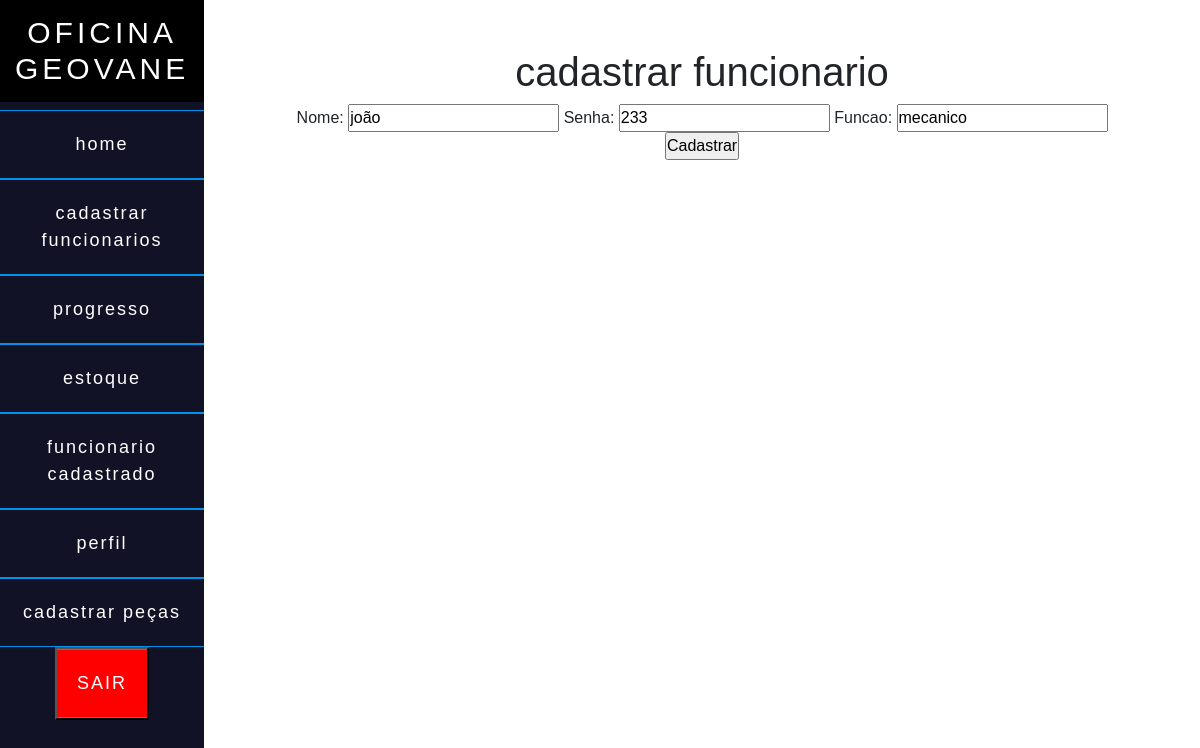
The app's page /funcionario_editar/4/ with its own data.
### core/models.py (models this page shows)
class funcionarios(models.Model):
    nome = models.CharField('nome', max_length=40)
    senha = models.IntegerField('senha')
    funcao= models.CharField('funcao', max_length=20)

### core/views.py (the view)
# urls.py: path('funcionario_editar/<int:id>/', editar_funcionario, name='editar_funcionario'),
def editar_funcionario(request, id):
    funcionario = funcionarios.objects.get(pk=id)
    form=funcionariosForm(request.POST or None, instance=funcionario)
    if form.is_valid():
        form.save()
        return redirect('lista_funcionarios')
    contexto={
        'form_funcionarios': form
    }
    return render(request, 'funcionario_cadastrar.html',contexto)

### core/forms.py
class funcionariosForm(ModelForm):
    class Meta:
        model = funcionarios
        fields= ['nome', 'senha', 'funcao']

### template/funcionario_cadastrar.html (shortened to what this page needs)
<!DOCTYPE html>
<html lang="en">
<head>
    <link rel="stylesheet" href="https://cdn.jsdelivr.net/npm/bootstrap-icons@1.9.1/font/bootstrap-icons.css">
    <link href="https://cdn.jsdelivr.net/npm/bootstrap@5.2.0/dist/css/bootstrap.min.css" rel="stylesheet"
>
</head>
<body>
    <div class="main">
        <div class="menu fixed">
            <h2 id="logo">OFICINA GEOVANE</h2>
            <a href="#">home</a>
            <a href="{% url 'cadastrar_funcionario' %}">cadastrar funcionarios</a>
            <a href="{% url 'progresso' %}">progresso</a>
            <a href="{% url 'lista_percas' %}">estoque</a>
            <a href="{% url 'lista_funcionarios' %}">funcionario cadastrado</a>
            <a href="{% url 'admin' %}">perfil</a>
            <a href="{% url 'percas_cadastrar' %}">cadastrar peças</a>
            <button class="sair"><a href="#">SAIR</a> </button>
        </div>
        <div class="container-fluid">
            <div class="row mt-5">
                <div class="col-12">
    <h1>cadastrar funcionario</h1>
    <form method="post">
      {{ form_funcionarios }}
      <p><input type="submit" value="Cadastrar"></p>
    </form>
</div>
</div>
</div>
</body>
</html>

### template/funcionario_cadastrar.html (style rules this page uses)
* { padding: 0px; margin: 0px; box-sizing: border-box; list-style: none; font-family: 'poppins', sans-serif; }
.main { width: 100%; height: 100vh; display: flex; text-align: center; }
.menu { width: 20%; background-color: #121227; }
#logo { color: #fff; font-size: 30px; letter-spacing: 4px; padding: 15px; background-color: black; }
.menu a { text-decoration: none; color: #fff; font-size: 18px; letter-spacing: 2px; display: list-item; padding: 20px; border-top: 1px solid #0093E9; border-bottom: 1px solid #0093E9; }
.sair { background-color: red; transition: 0.5s; letter-spacing: 4px; text-transform: uppercase; }

### records on screen
funcionarios: nome "joão", senha "233", funcao "mecanico"
